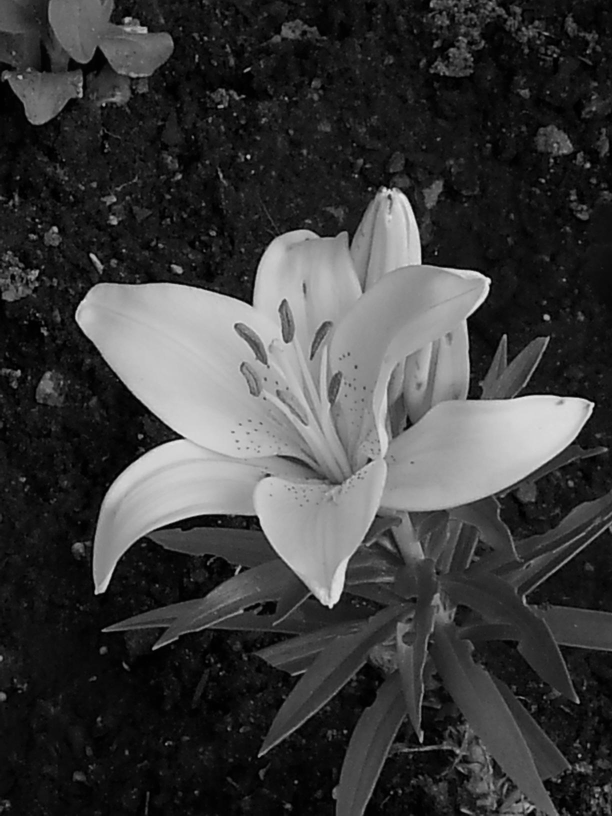
#> input picture Computer_vision/实验/yellowlily.png, 1224 x 1632 px (shown at 1/2 size); the run also reads 1 picture not shown here
$ jupyter execute '实验2.ipynb'
#> lines starting #> are read from the running program, lines starting #| are printed output that depends on the picture; after the words box and inside, x2 and y2 are one past the last pixel; in counts of white or black regions, pixels touching at a corner belong together
# 边缘检测

[cell 1]
import cv2
import numpy as np
import matplotlib.pyplot as plt

def edgeDetection_sobel(img, d = 'x'):
    '''对图像img进行边缘检测，d=x,y,xy 分别检测水平方向、垂直方向、两个方向'''
    img_sobel = None
    # x方向上的算子模板为template，y方向上的算子模板求其转置矩阵即可
    template = np.array([[-1,0,1],[-2,0,2],[-1,0,1]])
    if d == 'x':
        img_sobel = cv2.filter2D(img, -1, template)  # 自定义卷积
    elif d == 'y':
        template = template.T
        img_sobel = cv2.filter2D(img, -1, template)  # 图像矩阵和算子模板进行卷积操作
    else:
        sobelx = cv2.filter2D(img, -1, template)  # 自定义卷积
        sobely = cv2.filter2D(img, -1, template.T)  # 自定义卷积
        img_sobel = cv2.bitwise_or(sobelx, sobely)  # 或运算

    return img_sobel

[cell 2]
yello = cv2.imread('yellowlily.png',0)
#> yello is the input picture: shape (1632, 1224); min 0, max 234, mean 60.3
sobel_x = edgeDetection_sobel(yello, 'x')
sobel_y = edgeDetection_sobel(yello, 'y')
sobel_xy = edgeDetection_sobel(yello, 'xy')

fig = plt.figure(figsize=(10,7))
plt.subplot(221), plt.title("Original image"), plt.axis('off')
plt.imshow(yello, cmap='gray')  # 原始图像
plt.subplot(222), plt.title("x"), plt.axis('off')
plt.imshow(sobel_x, cmap='gray')
plt.subplot(223), plt.title("y"), plt.axis('off')
plt.imshow(sobel_y, cmap='gray')
plt.subplot(224), plt.title("xy"), plt.axis('off')
plt.imshow(sobel_xy, cmap='gray')
plt.show()

[cell 3]
# kirsch 算子
def edgeDetection_kirsch(img):
    # 自定义卷积核，八个方向
    m1 = np.array([[-5, 3, 3], [-5, 0, 3], [-5, 3, 3]])
    m2 = np.array([[3, 3, 3], [-5, 0, 3], [-5, -5, 3]])
    m3 = np.array([[3, 3, 3], [3, 0, 3], [-5,-5,-5]])
    m4 = np.array([[3, 3, 3], [3, 0,-5], [3,-5,-5]])
    m5 = np.array([[3, 3, -5], [3, 0, -5], [3, 3, -5]])
    m6 = np.array([[3, -5, -5], [3, 0, -5], [3, 3, 3]])
    m7 = np.array([[-5, -5, -5], [3, 0, 3], [3, 3, 3]])
    m8 = np.array([[-5, -5, 3], [-5, 0, 3], [3, 3, 3]])

    template_l = [m1, m2, m3, m4, m5, m6, m7, m8]     # 将各个方向的卷积核放到一起便于统一操作
    # 建立三维数组（存放八个方向上的卷积的结果），第0维表示各个方向卷积后的值
    filtered_list = np.zeros((8, img.shape[0], img.shape[1]))

    for k in range(8):
        out = cv2.filter2D(img, -1, template_l[k])   # 自定义卷积，其实里面的步骤跟Sobel算子是差不多的
        filtered_list[k] = out

    img_kirsch = np.max(filtered_list, axis = 0)  # 取八个方向中的最大值，也就是取第0维的最大值作为图像该点，滤波之后的新的像素值
    # 二值化，突出边缘
    img_kirsch[ np.where(img_kirsch >= 255)] = 255   # 令像素值大于255的点等于255
    img_kirsch[ np.where(img_kirsch < 255) ] = 0     # 令像素值小于255的点等于0
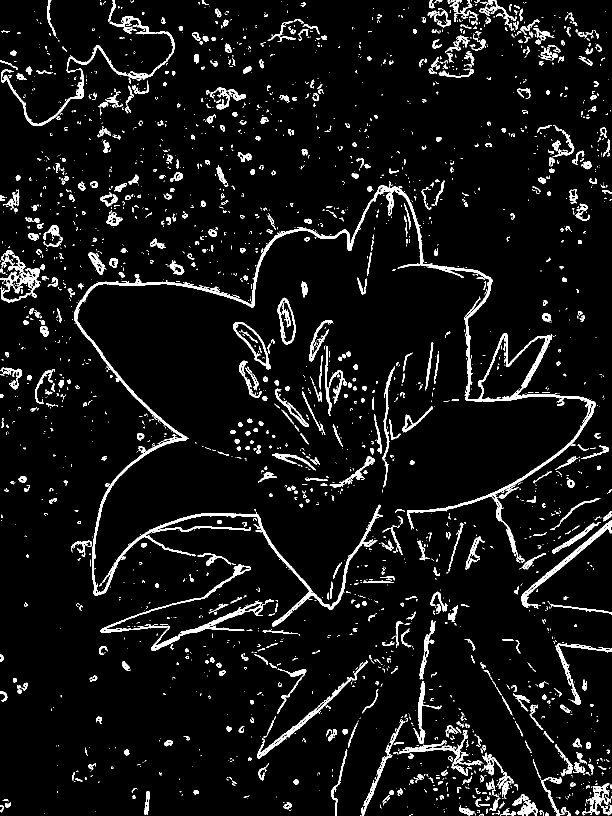
#> img_kirsch: shape (1632, 1224) float64 (shown at 1/2 size); 6.3% white; 2900 white regions (2141 under 20 px), largest, box (x1, y1, x2, y2) and area: (148, 362, 1191, 1253) 24764, (201, 1129, 531, 1302) 4041, (2, 32, 350, 252) 4006
    return img_kirsch

[cell 4]
yello = cv2.imread('yellowlily.png',0)
img_kirsch = edgeDetection_kirsch(yello)

fig = plt.figure(figsize=(10,7))
plt.subplot(221), plt.title("Original image"), plt.axis('off')
plt.imshow(yello, cmap='gray')  # 原始图像
plt.subplot(222), plt.title("img_kirsch"), plt.axis('off')
plt.imshow(img_kirsch, cmap='gray')
plt.show()

[cell 5]
img=cv2.imread("yellowlily.png",cv2.IMREAD_GRAYSCALE)

print('三个不同高、低阈值的Canny检测')
v1=cv2.Canny(img,80,150)
#> v1: shape (1632, 1224); 2.7% white in thin lines or dots
v2=cv2.Canny(img,50,100)
#> v2: shape (1632, 1224); 4.8% white in thin lines or dots
v3=cv2.Canny(img,120,250)
#> v3: shape (1632, 1224); 1.3% white in thin lines or dots

fig = plt.figure(figsize=(10,7))
plt.subplot(221), plt.title("Original image"), plt.axis('off')
plt.imshow(img, cmap='gray')  # 原始图像
plt.subplot(222), plt.title("80,150"), plt.axis('off')
plt.imshow(v1, cmap='gray')
plt.subplot(223), plt.title("50,100"), plt.axis('off')
plt.imshow(v2, cmap='gray')
plt.subplot(224), plt.title("120,250"), plt.axis('off')
plt.imshow(v3, cmap='gray')
plt.show()

# 角点检测

[cell 6]
from scipy.ndimage import filters
import cv2
import numpy as np
import matplotlib.pyplot as plt

[cell 7]
def compute_harris_response(img_,sigma=3):
    """ 在灰度图像img_中，对每个像素计算Harris 角点检测器响应函数"""
    # 计算导数
    img_x = np.zeros(img_.shape)
    filters.gaussian_filter(img_, (sigma,sigma), (0,1), img_x)
    img_y = np.zeros(img_.shape)
    filters.gaussian_filter(img_, (sigma,sigma), (1,0), img_y)
    # 计算Harris 矩阵的分量
    Wxx = filters.gaussian_filter(img_x*img_x,sigma)
    Wxy = filters.gaussian_filter(img_x*img_y,sigma)
    Wyy = filters.gaussian_filter(img_y*img_y,sigma)
    # 计算特征值和迹
    Wdet = Wxx*Wyy - Wxy**2
    Wtr = Wxx + Wyy
    return Wdet / Wtr

def get_harris_points(harrisim,min_dist=10,threshold=0.1):
    """ 从一幅Harris 响应图像中返回角点。min_dist 为分割角点和图像边界的最少像素数目"""
    # 寻找高于阈值的候选角点
    corner_threshold = harrisim.max() * threshold
    harrisim_t = (harrisim > corner_threshold) * 1
    # 得到候选点的坐标
    coords = np.array(harrisim_t.nonzero()).T
    # 以及它们的Harris 响应值
    candidate_values = [harrisim[c[0],c[1]] for c in coords]
    # 对候选点按照Harris 响应值进行排序
    index = np.argsort(candidate_values)
    # 将可行点的位置保存到数组中
    allowed_locations = np.zeros(harrisim.shape)
    allowed_locations[min_dist:-min_dist,min_dist:-min_dist] = 1
    # 按照min_distance 原则，选择最佳Harris 点
    filtered_coords = []
    for i in index:
        if allowed_locations[coords[i,0],coords[i,1]] == 1:
            filtered_coords.append(coords[i])
            allowed_locations[(coords[i,0]-min_dist):(coords[i,0]+min_dist),(coords[i,1]-min_dist):(coords[i,1]+min_dist)] = 0
    return filtered_coords

def plot_harris_points(image,filtered_coords):
    """ 绘制图像中检测到的角点"""
    plt.figure()
    plt.gray()
    plt.imshow(image)
    plt.plot([p[1] for p in filtered_coords],[p[0] for p in filtered_coords],'*')
    plt.axis('off')
    plt.show()

[cell 8]
im = cv2.imread("church.png",cv2.IMREAD_GRAYSCALE)
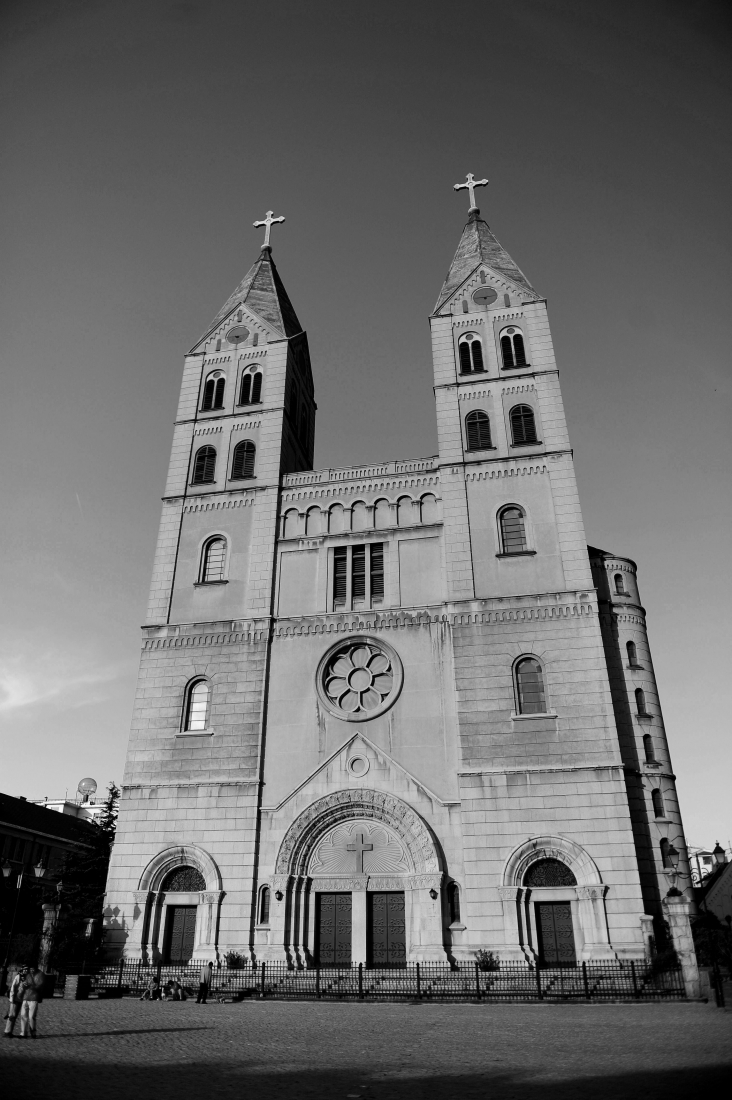
#> input picture Computer_vision/实验/church.png, 732 x 1100 px
#> im is the input picture: shape (1100, 732); min 0, max 253, mean 107.7
harrisim = compute_harris_response(im)
filtered_coords = get_harris_points(harrisim,6)
#> in get_harris_points, `corner_threshold = harrisim.max() * threshold`: corner_threshold = 6.15
#> in get_harris_points, `harrisim_t = (harrisim > corner_threshold) * 1`: harrisim_t: shape (1100, 732) int64; values 0 (black) and 1 (white), 4.1% white; 180 white regions (36 under 20 px), largest, box (x1, y1, x2, y2) and area: (55, 782, 126, 838) 1696, (688, 838, 732, 896) 1298, (200, 947, 269, 976) 1074
#> in get_harris_points, `coords = np.array(harrisim_t.nonzero()).T`: coords = 33116 pairs, first value 172 to 1035, second value 1 to 731
#> in get_harris_points, `candidate_values = [harrisim[c[0],c[1]] for c in coords]`: candidate_values = 33116 items
#> the loop in get_harris_points, `for i in index:` made 33116 passes
#> i on passes 1 to 3: 21398, 4307, 7328
#> after the loop in get_harris_points, `for i in index:`: allowed_locations: shape (1100, 732) float64; values 0 (black) and 1 (white), 86% white; 88 black regions, largest, box (x1, y1, x2, y2) and area: (0, 0, 732, 1100) 30147, (176, 460, 436, 562) 9699, (77, 875, 233, 944) 4916
#> after the loop in get_harris_points, `for i in index:`: filtered_coords = 957 pairs, first value 175 to 1035, second value 8 to 725
plot_harris_points(im, filtered_coords)
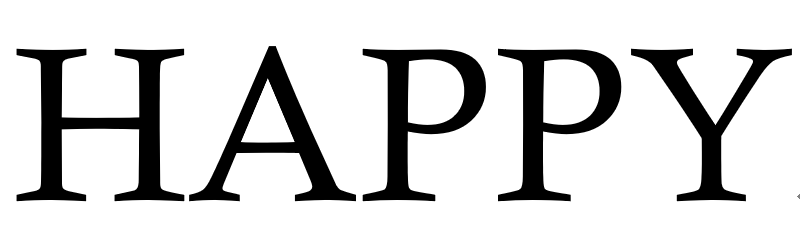
#> input picture Computer_vision/实验/happy.png, 800 x 240 px
#> further down, img_src is the input picture: shape (240, 800); min 0, max 255, mean 211

[cell 9]
# 获取susan的卷积核，圆形模板
def get_susan_mask():
    mask=np.ones((7,7))
    for c in (0,1,5,6):
        mask[0,c] = 0
    for c in (0,6):
        mask[1,c] = 0
    for c in (0,6):
        mask[5,c] = 0
    for c in (0,1,5,6):
        mask[6,c] = 0
    return mask

def susan_corner_detect(img_src,t=10):
    susan_mask = get_susan_mask()  # 获取SUSAN模板（圆形模板）
    img = img_src.copy()
    row_s,col_s = 3,3
    row_e,col_e = img_src.shape[0]-3,img.shape[1]-3
#> row_e = 237; col_e = 797
    n_max = 0
    n_arr=37*np.ones(img.shape) # 初始认为没有角点
    for r in range(row_s,row_e):# 遍历所有行
        for c in range(col_s,col_e):  # 遍历所有列
            susan_zone = img[r-3:r+3+1,c-3:c+3+1]   # 获取矩形区域
            susan_zone = susan_zone[susan_mask!=0]  # 使用mask截取圆形区域
            r0 = img[r,c]
            # 平滑曲线函数计算“相似度”
            similarity = np.exp(-((1.0*susan_zone-r0)/t)**2 )
            # 累计相似度
            n=np.sum(similarity)
            if n>n_max:
                n_max = n
            n_arr[r,c] = n
#> after the loop, n_max = 37
    g = n_max /2
#> g = 18.5
    R = np.zeros(img.shape)
    index = n_arr<g       # 小于g，认为是可能的角点，越小，可能性越大
#> index: shape (240, 800) bool; 2.3% white in thin lines or dots, all inside (x1, y1, x2, y2) = (16, 46, 792, 202)
    R[index] = g-n_arr[index] # 取反，所以R越大，是角点的可能性越大
    return R

[cell 10]
img_src = cv2.imread('happy.png',0)
corner = susan_corner_detect(img_src)

img_show = cv2.cvtColor(img_src, cv2.COLOR_GRAY2BGR)
img_show[corner != 0] = (255, 0, 0)
#> img_show: shape (240, 800, 3); 2.31% of pixels changed, all inside (x1, y1, x2, y2) = (16, 46, 792, 202)
plt.figure()
plt.title("original corners")
plt.imshow(img_show)
plt.show()

第6题

[cell 11]
im = cv2.imread("church_noise.png",cv2.IMREAD_GRAYSCALE)
harrisim = compute_harris_response(im)
filtered_coords = get_harris_points(harrisim,6)
#> call 2 of get_harris_points, with min_dist = 6, threshold = 0.1
#> in get_harris_points (call 2), `corner_threshold = harrisim.max() * threshold`: corner_threshold = 6.01
#> in get_harris_points (call 2), `harrisim_t = (harrisim > corner_threshold) * 1`:
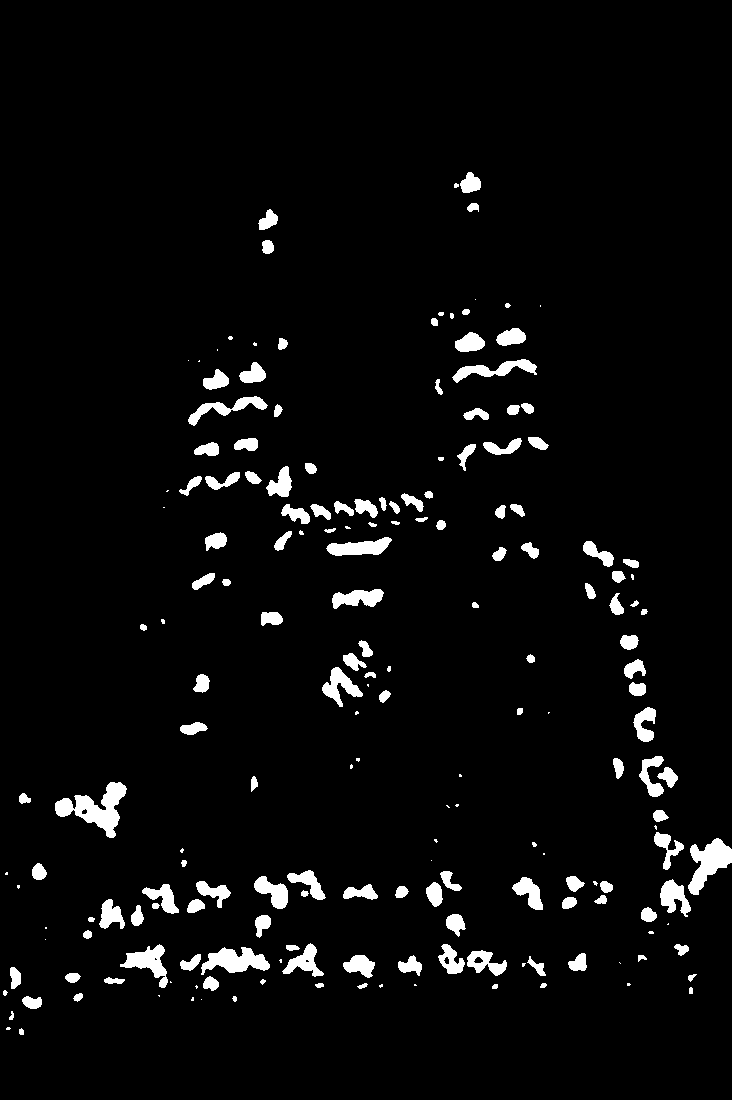
#> harrisim_t: shape (1100, 732) int64; values 0 (black) and 1 (white), 4.1% white; 191 white regions (46 under 20 px), largest, box (x1, y1, x2, y2) and area: (55, 782, 127, 838) 1692, (688, 838, 732, 895) 1277, (201, 947, 270, 975) 1109
#> in get_harris_points (call 2), `coords = np.array(harrisim_t.nonzero()).T`: coords = 33181 pairs, first value 172 to 1034, second value 3 to 731
#> in get_harris_points (call 2), `candidate_values = [harrisim[c[0],c[1]] for c in coords]`: candidate_values = 33181 items
#> the loop in get_harris_points (call 2), `for i in index:` made 33181 passes
#> i on passes 1 to 3: 8405, 9855, 11837
#> after the loop in get_harris_points (call 2), `for i in index:`:
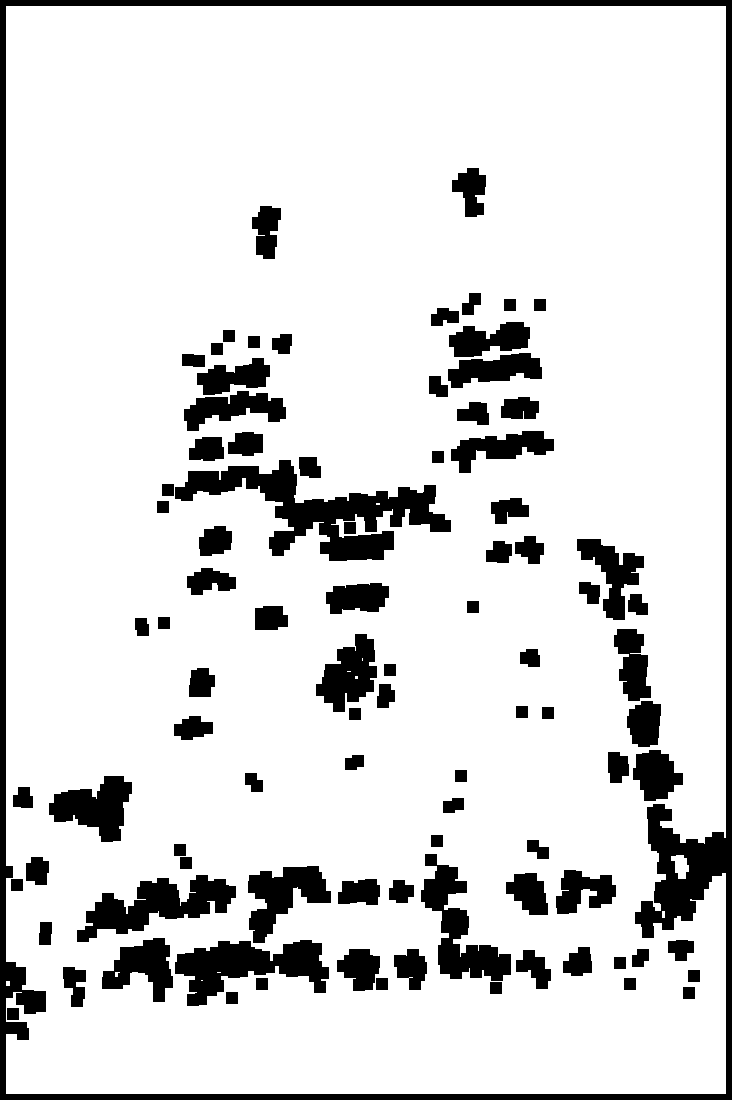
#> allowed_locations: shape (1100, 732) float64; values 0 (black) and 1 (white), 85.9% white; 92 black regions, largest, box (x1, y1, x2, y2) and area: (0, 0, 732, 1100) 29140, (175, 460, 451, 561) 9958, (175, 940, 329, 1006) 5290
#> after the loop in get_harris_points (call 2), `for i in index:`: filtered_coords = 949 pairs, first value 174 to 1034, second value 7 to 725
plot_harris_points(im, filtered_coords)

img_src = cv2.imread('church_noise.png',0)
corner = susan_corner_detect(img_src)
#> call 2 of susan_corner_detect, with t = 10
#> after the loop in susan_corner_detect (call 2), `for r in range(row_s,row_e):# 遍历所有行`:
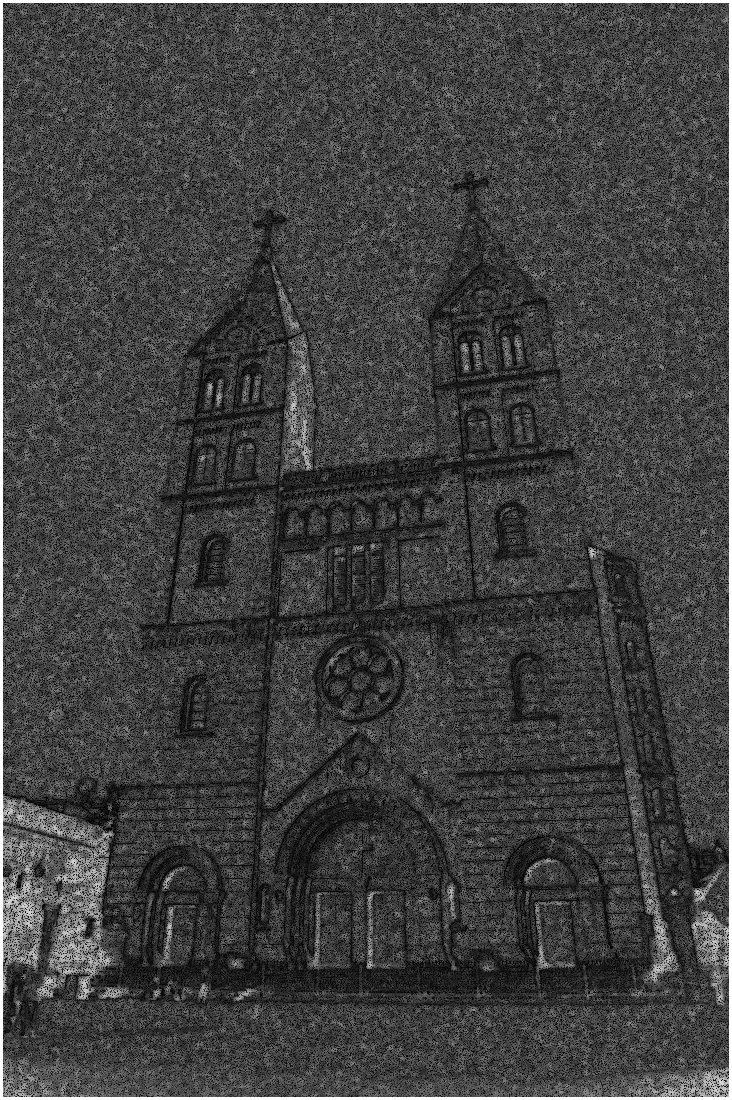
#> n_arr: shape (1100, 732) float64; min 1, max 37, mean 10.2; drawn with min black and max white
#> after the loop in susan_corner_detect (call 2), `for r in range(row_s,row_e):# 遍历所有行`: n_max = 32.57
#> in susan_corner_detect (call 2), `g = n_max /2`: g = 16.28
#> in susan_corner_detect (call 2), `index = n_arr<g`: index: shape (1100, 732) bool; 93.1% white; black in thin lines or dots

img_show = cv2.cvtColor(img_src, cv2.COLOR_GRAY2BGR)
img_show[corner != 0] = (0, 255, 0)  # 角点区域显示为绿色
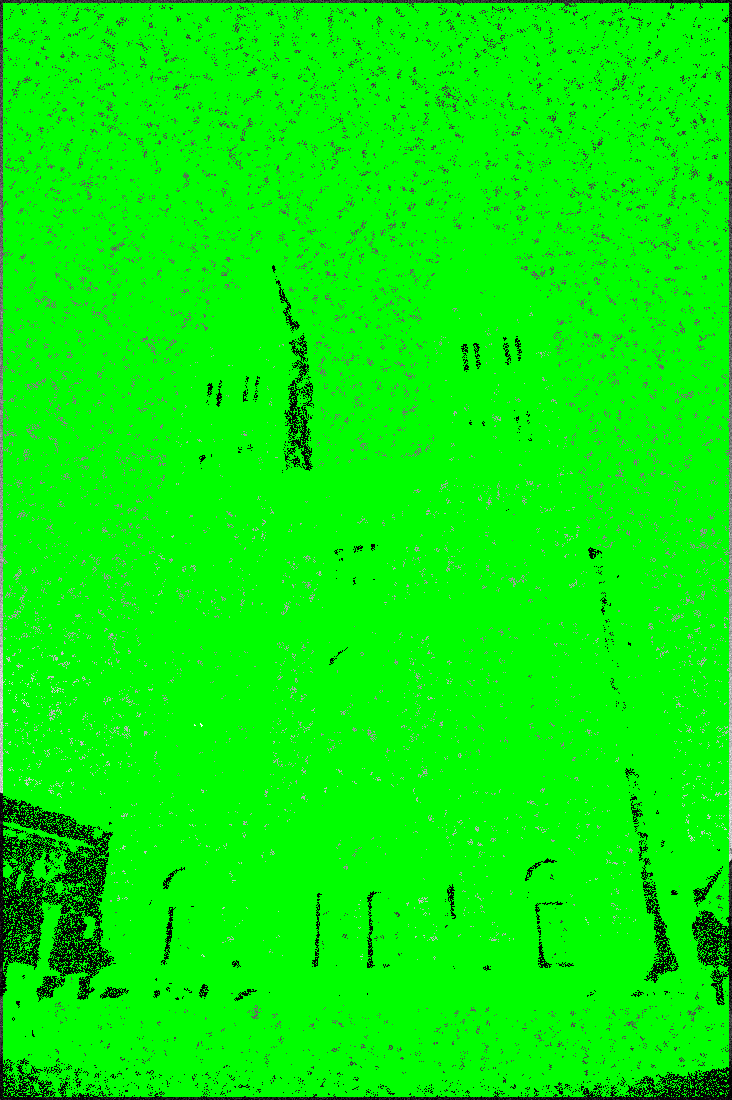
#> img_show: shape (1100, 732, 3); mean B, G, R 4.5, 241.9, 4.5

plt.figure()
plt.title("img_noise corners")
plt.imshow(img_show)
plt.axis('off')
plt.show()
